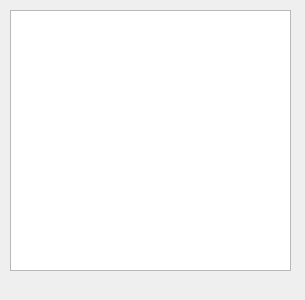
<?xml version="1.0" encoding="UTF-8"?>
<ui version="4.0">
 <class>ConnectCtls</class>
 <widget class="QWidget" name="ConnectCtls">
  <property name="geometry">
   <rect>
    <x>0</x>
    <y>0</y>
    <width>305</width>
    <height>300</height>
   </rect>
  </property>
  <property name="windowTitle">
   <string>Form</string>
  </property>
  <widget class="QListView" name="listView">
   <property name="geometry">
    <rect>
     <x>10</x>
     <y>10</y>
     <width>281</width>
     <height>261</height>
    </rect>
   </property>
   <property name="viewMode">
    <enum>QListView::ListMode</enum>
   </property>
  </widget>
 </widget>
 <resources/>
 <connections/>
</ui>
